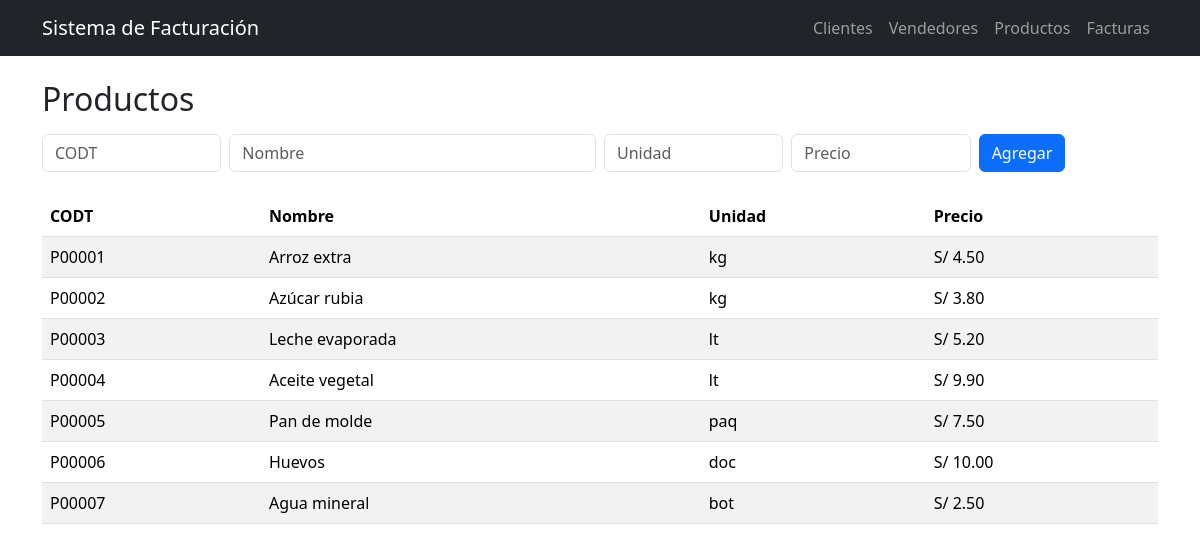
The page /productos on the database its author committed.
### tables this page shows
CREATE TABLE "PRODUCTO" (
  CODT  CHAR(6)      PRIMARY KEY,
  NOMB  VARCHAR(50)  NOT NULL,
  UNID  VARCHAR(10)  NOT NULL CHECK (length(UNID) BETWEEN 1 AND 10),
  PREC  DECIMAL(10,2) NOT NULL CHECK (PREC >= 0),
  UNIQUE (NOMB, UNID)
);

### app.py (the view)
@app.route("/productos")
def productos():
    db = get_db()
    rows = db.execute("SELECT * FROM PRODUCTO ORDER BY CODT").fetchall()
    return render_template("productos.html", rows=rows)

### app.py (called while the page is built)
def get_db():
    db = getattr(g, "_db", None)
    if db is None:
        need_init = not os.path.exists(DB_PATH)
        db = g._db = sqlite3.connect(DB_PATH)
        db.row_factory = sqlite3.Row
        db.execute("PRAGMA foreign_keys = ON")
        if need_init:
            with open(SCHEMA_PATH, "r", encoding="utf-8") as f:
                db.executescript(f.read())
            seed(db)
            db.commit()
    return db

### templates/productos.html
{% extends "base.html" %}
{% block content %}
<h2 class="mb-3">Productos</h2>
<form class="row g-2 mb-4" method="post" action="{{ url_for('productos_nuevo') }}">
  <div class="col-2"><input required name="CODT" placeholder="CODT" class="form-control"></div>
  <div class="col-4"><input name="NOMB" placeholder="Nombre" class="form-control"></div>
  <div class="col-2"><input name="UNID" placeholder="Unidad" class="form-control"></div>
  <div class="col-2"><input type="number" step="0.01" name="PREC" placeholder="Precio" class="form-control"></div>
  <div class="col-2"><button class="btn btn-primary">Agregar</button></div>
</form>
<table class="table table-striped">
  <thead><tr><th>CODT</th><th>Nombre</th><th>Unidad</th><th>Precio</th></tr></thead>
  <tbody>
  {% for r in rows %}
    <tr><td>{{ r.CODT }}</td><td>{{ r.NOMB }}</td><td>{{ r.UNID }}</td><td>S/ {{ '%.2f'|format(r.PREC) }}</td></tr>
  {% endfor %}
  </tbody>
</table>
{% endblock %}

### rows shown on the page
PRODUCTO: CODT "P00001", NOMB "Arroz extra", UNID "kg", PREC "4.50"
PRODUCTO: CODT "P00002", NOMB "Azúcar rubia", UNID "kg", PREC "3.80"
PRODUCTO: CODT "P00003", NOMB "Leche evaporada", UNID "lt", PREC "5.20"
PRODUCTO: CODT "P00004", NOMB "Aceite vegetal", UNID "lt", PREC "9.90"
PRODUCTO: CODT "P00005", NOMB "Pan de molde", UNID "paq", PREC "7.50"
PRODUCTO: CODT "P00006", NOMB "Huevos", UNID "doc", PREC "10.00"
PRODUCTO: CODT "P00007", NOMB "Agua mineral", UNID "bot", PREC "2.50"
